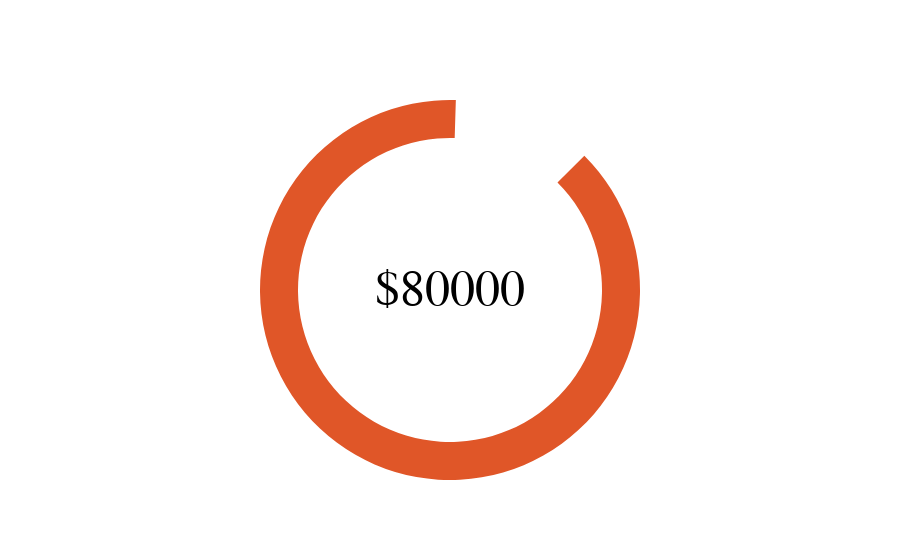

Notebook source saved alongside this figure:
### Code cell
def target_this_year():
    target_sales = 80000
    current_sales = total_cleared_order()
    delta = target_sales - current_sales
    values = [current_sales, delta]
    colors = ["#e05628", "#e05628"]

    data = go.Pie(values = values,hole = 0.8, marker_colors = colors)
    fig_target_sales = go.Figure(data=data)
    fig_target_sales.update_traces(hoverinfo='label+percent',
                    textinfo = 'none', #'percent', 
                    textfont_size=20,  
                    rotation= 45,
                    showlegend = False,)

    fig_target_sales.add_annotation(x= 0.5, y = 0.5,
                        text = '${}'.format(target_sales),
                        font = dict(size = 50,family='sana serif', 
                                    color='black'),
                        showarrow = False)
    fig_target_sales.show()
target_this_year()

### Figure 1 — Plotly figure (JSON) as saved in the notebook; plotly's stock layout.template omitted (floating-point values rounded to 4 significant figures)
{"data": [{"hole": 0.8, "hoverinfo": "label+percent", "marker": {"colors": ["#e05628", "#e05628"]}, "rotation": 45, "showlegend": false, "textfont": {"size": 20}, "textinfo": "none", "type": "pie", "values": [10870392, -10790392]}], "layout": {"annotations": [{"font": {"color": "black", "family": "sana serif", "size": 50}, "showarrow": false, "text": "$80000", "x": 0.5, "y": 0.5}]}}
